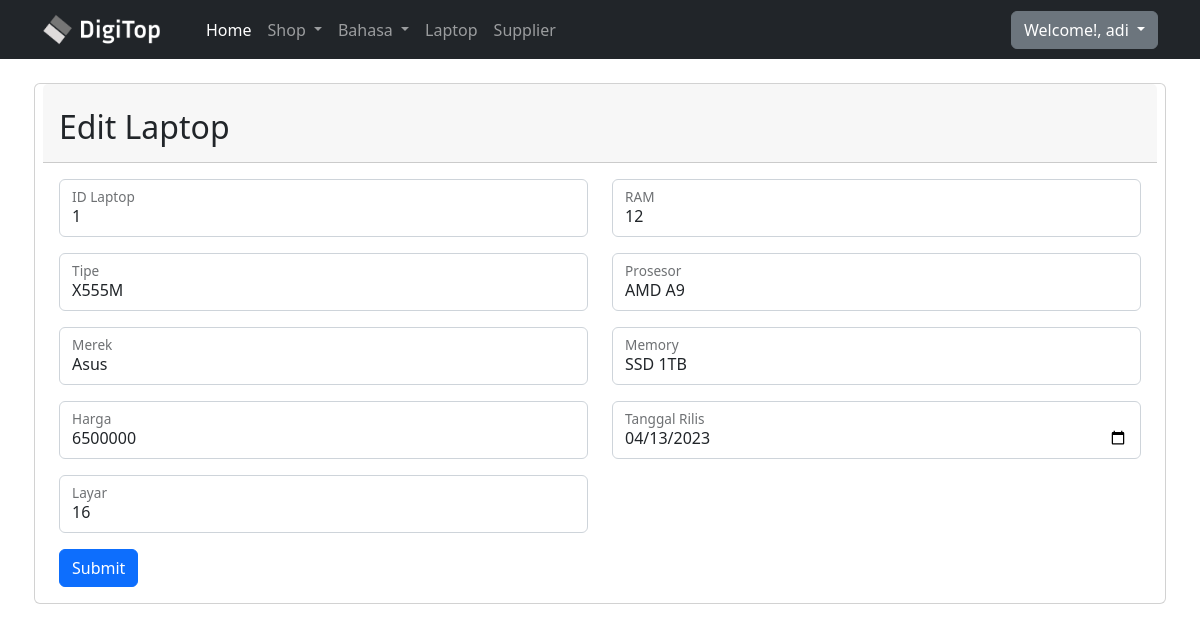
/viewEditLaptop.php?id_laptop=1 (signed in), run on the app's committed database.
### tables this page shows
CREATE TABLE `laptop` (
  `id_laptop` int(11) NOT NULL,
  `tipe` varchar(50) NOT NULL,
  `merek` varchar(50) NOT NULL,
  `harga` varchar(50) NOT NULL,
  `layar` varchar(50) NOT NULL,
  `ram` varchar(50) NOT NULL,
  `prosecor` varchar(50) NOT NULL,
  `memory` varchar(50) NOT NULL,
  `tanggal_rilis` varchar(50) NOT NULL
);

### viewEditLaptop.php (the view, shortened to what this page needs)
<?php
include 'koneksi.php';
$id_laptop = $_GET['id_laptop'];
$query = "SELECT * FROM laptop WHERE id_laptop='$id_laptop'";
$result = mysqli_query($koneksi, $query);
?>
<!DOCTYPE html>
<html lang="en">
<?php include 'header.php'; ?>
<body>
  <?php include 'navbar.php'; ?>
  <div class="container mt-4">
    <?php while ($row = mysqli_fetch_assoc($result)) : ?>
      <form action="actionEditLaptop.php" method="POST" class="row g-3">
        <div class="card">
          <div class="card-header">
            <h2 class="mt-3">Edit Laptop</h2>
          </div>
          <div class="card-body">
            <div class="row">
              <div class="col">
                <div class="form-floating mb-3">
                  <input name="id_laptop" class="form-control" value="<?php echo $row['id_laptop'] ?>" type="text" readonly />
                  <label for="id_laptop" class="form-label">ID Laptop</label>
                </div>
                <div class="form-floating mb-3">
                  <input name="tipe" class="form-control" value="<?php echo $row['tipe'] ?>" type="text" />
                  <label for="tipe" class="form-label">Tipe</label>
                </div>
                <div class="form-floating mb-3">
                  <input name="merek" class="form-control" value="<?php echo $row['merek'] ?>" type="text" />
                  <label for="merek" class="form-label">Merek</label>
                </div>
                <div class="form-floating mb-3">
                  <input name="harga" class="form-control" value="<?php echo $row['harga'] ?>" type="text" />
                  <label for="harga" class="form-label">Harga</label>
                </div>
                <div class="form-floating mb-3">
                  <input name="layar" class="form-control" value="<?php echo $row['layar'] ?>" type="text" />
                  <label for="layar" class="form-label">Layar</label>
                </div>
              </div>
              <div class="col">
                <div class="form-floating mb-3">
                  <input name="ram" class="form-control" value="<?php echo $row['ram'] ?>" type="text" />
                  <label for="ram" class="form-label">RAM</label>
                </div>
                <div class="form-floating mb-3">
                  <input name="prosecor" class="form-control" value="<?php echo $row['prosecor'] ?>" type="text" />
                  <label for="prosecor" class="form-label">Prosesor</label>
                </div>
                <div class="form-floating mb-3">
                  <input name="memory" class="form-control" value="<?php echo $row['memory'] ?>" type="text" />
                  <label for="memory" class="form-label">Memory</label>
                </div>
                <div class="form-floating mb-3">
                  <input name="tanggal_rilis" class="form-control" value="<?php echo $row['tanggal_rilis'] ?>" type="date" />
                  <label for="tanggal_rilis" class="form-label">Tanggal Rilis</label>
                </div>
              </div>
            </div>
            <div>
              <button type="submit" class="btn btn-primary">Submit</button>
            </div>
          </div>
        </div>
      </form>
    <?php endwhile; ?>
  </div>
</body>
</html>

### data on the page
laptop: id_laptop "1", tipe "X555M", merek "Asus", harga "6500000", layar "16", ram "12", prosecor "AMD A9", memory "SSD 1TB", tanggal_rilis "04/13/2023"

### other printed values
$_SESSION["username"] "adi"
